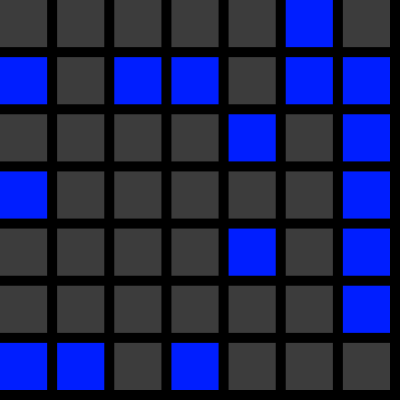
Frame 1 (no input)
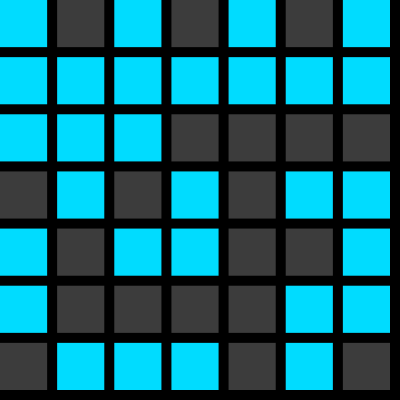
Frame 60 (the mouse pressed at the canvas centre just before this capture)
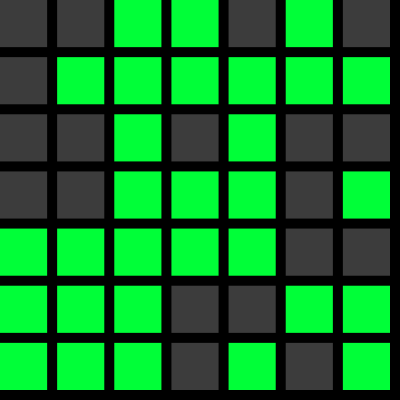
Frame 120 (the mouse held since frame 60 and released just before this capture)

The Processing sketch that drew these frames (run headless with seeded random() and noise(); from frame 60 on, the mouse is pressed at the canvas centre):

// Processing sketch: processing_94503
// ── processing_94503.pde

// Very Customizable Mosaik _by Peter Hofmann
// feel free to use this if desired

// Need to solve issue with border not applied left and top -> any ideas?


// import processing.pdf.*; <- save as PDF

void setup() {
  size(400, 400);
//  size(400, 400, PDF, "mosaik.pdf");
  noStroke();
  background(0);
  colorMode(HSB, 255);
  frameRate(6);
}

void draw() {
  fill(0);
  rect(0, 0, width, height);
  mosaik(7, 7, 10, color(255, 60), color(random(0, 255), 255, 255), true, false);
//  exit();
}

// Very Customizable Mosaik function
void mosaik(float col, float row, float borderSize, 
color baseColor, color randomColor, boolean setRandomColor, boolean transparent) {

  float x = 0;

  while (x < width) { // create rows
    float y = 0;
    while (y < height) { // create columns
      if (setRandomColor == true) { // if you want rects to change colors randomly
        if (random(100) > 50) { // change the number to possibility value
          fill(randomColor); // your random color is applied
        }
        else {
          if (transparent == true) { // if transparent is true, other pieces are transparent
            fill(0, 0);
          }
          else { // or else they get the base color
            fill(baseColor);
          }
        }
      }
      else if (transparent == true) { // if no random colors, either transparent or base color
        fill(0, 0);
      }
      else {
        fill(baseColor);
      }
      rect(x, y, width/col-borderSize, height/row-borderSize); // draws the rectangle
      y = y + height/row; // add rows divided by the number of rectangles
    }
    x = x + width/col; // add columns divided by the number of rectangles
  }
  
}

// have fun!
